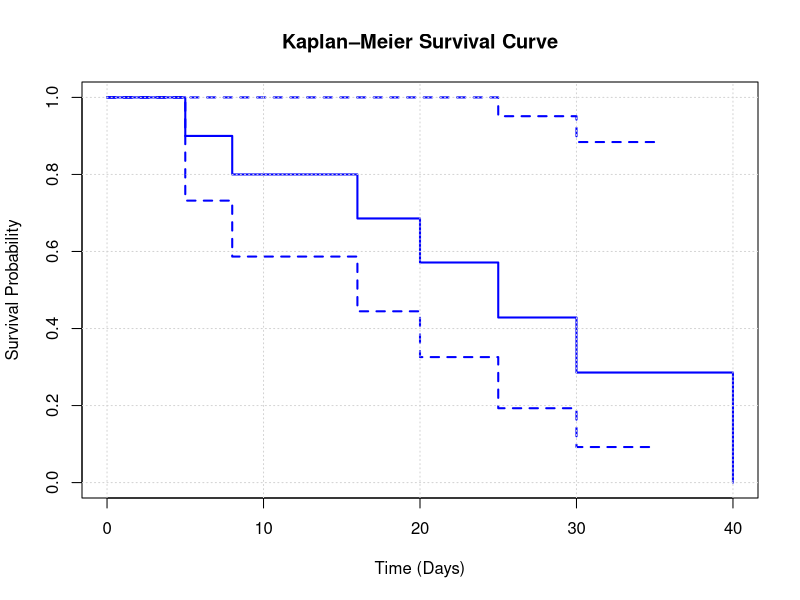

Write the R code that produced this figure.
#install.packages("survival")
# Load package
library(survival)
# Sample data: Time (days) & Event status
time <- c(5, 8, 12, 16, 20, 22, 25, 30, 35, 40)
event <- c(1, 1, 0, 1, 1, 0, 1, 1, 0, 1)
# Create survival object
surv_obj <- Surv(time, event)
# Fit Kaplan–Meier model
fit <- survfit(surv_obj ~ 1)
# Print summary
cat("===== KAPLAN–MEIER SURVIVAL SUMMARY =====\n")
print(summary(fit))
# ---------- PLOT ----------
plot(fit,
main = "Kaplan–Meier Survival Curve",
xlab = "Time (Days)",
ylab = "Survival Probability",
col = "blue",
lwd = 2)
grid()
